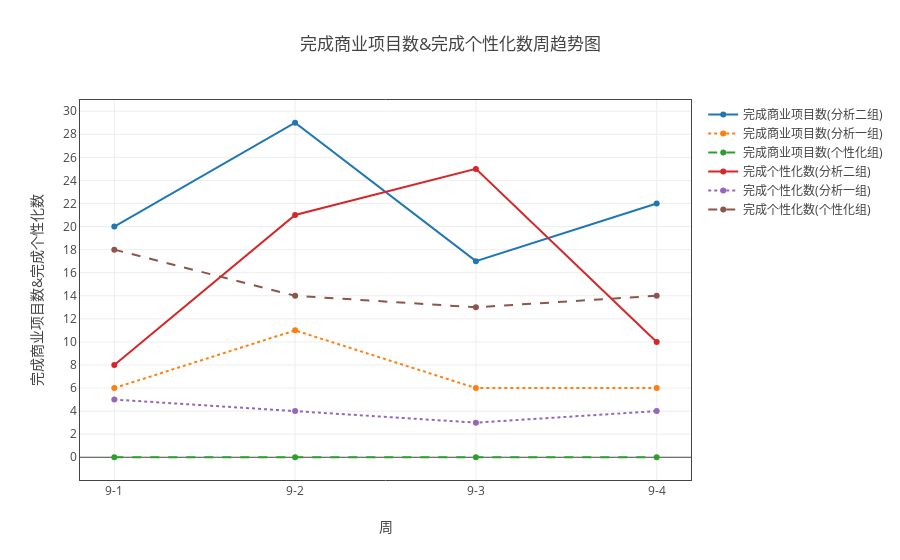

Here is the notebook cell this chart was saved with:
### Markdown cell above
### 各组完成组成比例展示

### Code cell
ss = myModule.format(all_df1 ,"日期（格式“月-周次”）" ,['完成商业项目数','完成个性化数'])
ss.add_group('组别')
myModule.myPlot(ss.groupby('sum')).plot('line')
ss = myModule.format(all_df1 ,"month" ,['完成商业项目数','完成个性化数'])
ss.add_group('组别')
myModule.myPlot(ss.groupby('sum')).plot('line',"月")

### Figure 1 — Plotly figure (JSON) as saved in the notebook; plotly's stock layout.template omitted (floating-point values rounded to 4 significant figures)
{"data": [{"line": {"dash": "solid"}, "name": "完成商业项目数(分析二组)", "type": "scatter", "uid": "518bc740-cc5a-11e8-8ddb-a41f72875c19", "x": ["9-1", "9-2", "9-3", "9-4"], "y": [20, 29, 17, 22]}, {"line": {"dash": "dot"}, "name": "完成商业项目数(分析一组)", "type": "scatter", "uid": "518bc741-cc5a-11e8-8ddb-a41f72875c19", "x": ["9-1", "9-2", "9-3", "9-4"], "y": [6, 11, 6, 6]}, {"line": {"dash": "dash"}, "name": "完成商业项目数(个性化组)", "type": "scatter", "uid": "518bc742-cc5a-11e8-8ddb-a41f72875c19", "x": ["9-1", "9-2", "9-3", "9-4"], "y": [0, 0, 0, 0]}, {"line": {"dash": "solid"}, "name": "完成个性化数(分析二组)", "type": "scatter", "uid": "518bc743-cc5a-11e8-8ddb-a41f72875c19", "x": ["9-1", "9-2", "9-3", "9-4"], "y": [8, 21, 25, 10]}, {"line": {"dash": "dot"}, "name": "完成个性化数(分析一组)", "type": "scatter", "uid": "518bc744-cc5a-11e8-8ddb-a41f72875c19", "x": ["9-1", "9-2", "9-3", "9-4"], "y": [5, 4, 3, 4]}, {"line": {"dash": "dash"}, "name": "完成个性化数(个性化组)", "type": "scatter", "uid": "518bc745-cc5a-11e8-8ddb-a41f72875c19", "x": ["9-1", "9-2", "9-3", "9-4"], "y": [18, 14, 13, 14]}], "layout": {"title": "完成商业项目数&完成个性化数周趋势图", "xaxis": {"mirror": "all", "nticks": 20, "showgrid": true, "showline": true, "title": "周", "zeroline": true}, "yaxis": {"mirror": "all", "nticks": 20, "showgrid": true, "showline": true, "title": "完成商业项目数&完成个性化数", "zeroline": true}}}
